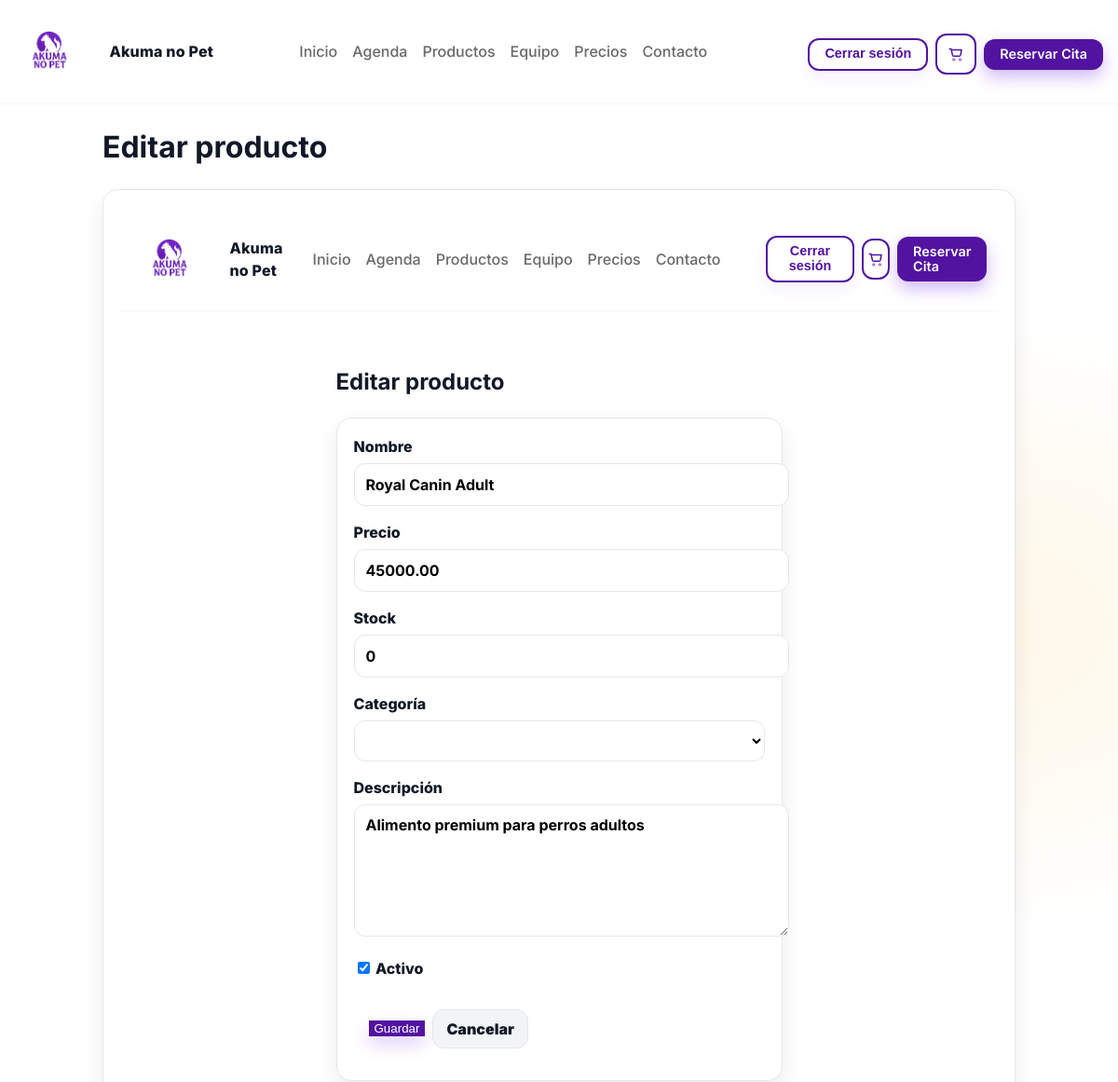
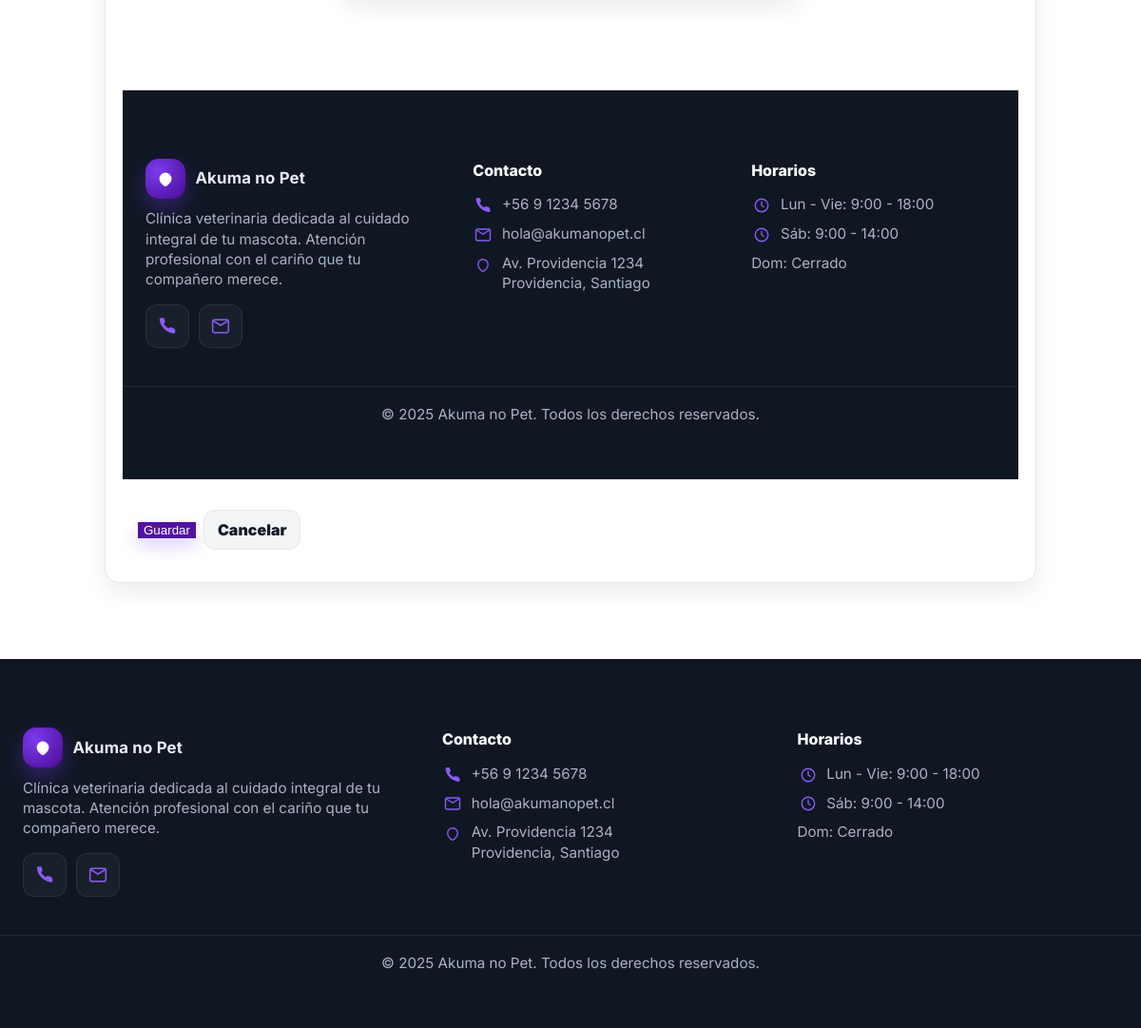
The app's page /productos/38/editar/ (signed in) with its own data (2 pictures, top to bottom).
### productos/models.py (models this page shows, shortened)
class Producto(models.Model):
    ETIQUETAS = [
        ("", "—"),          # sin etiqueta
        ("nuevo", "Nuevo"),
        ("oferta", "Oferta"),
    ]
    TIPOS_MASCOTA = [
        ("Perro", "Perro"),
        ("Gato", "Gato"),
    ]
    nombre          = models.CharField(max_length=150)
    url_amigable    = models.SlugField(unique=True, blank=True)  # antes "slug"
    descripcion     = models.TextField(blank=True)
    categoria    = models.CharField(max_length=80, blank=True, default="")            # antes "category"
    tipo_mascota    = models.CharField(max_length=20, choices=TIPOS_MASCOTA, blank=True)  # antes "pet"
    marca        = models.CharField(max_length=80, blank=True, default="")
    precio          = models.DecimalField(max_digits=10, decimal_places=2, default=0)
    precio_anterior = models.DecimalField(max_digits=10, decimal_places=2, null=True, blank=True)  # antes "old_price"
    valoracion      = models.DecimalField(max_digits=3, decimal_places=1, default=0)               # antes "rating"
    stock           = models.PositiveIntegerField(default=0)
    etiqueta        = models.CharField(max_length=20, choices=ETIQUETAS, default="", blank=True)    # antes "badge"
    imagen          = models.ImageField(upload_to="productos", blank=True, null=True)
    activo          = models.BooleanField(default=True)
    creado          = models.DateTimeField(auto_now_add=True)

### productos/views.py (the view)
# urls.py: path("<int:pk>/editar/", views.editar, name="editar"),     # solo staff
@staff_required
def editar(request, pk):
    prod = get_object_or_404(Producto, pk=pk)
    if request.method == "POST":
        form = ProductoForm(request.POST, request.FILES, instance=prod)
        if form.is_valid():
            form.save()
            messages.success(request, "Producto actualizado.")
            return redirect("productos:lista")
    else:
        form = ProductoForm(instance=prod)
    return render(request, "productos/form_page.html", {"form": form, "titulo": "Editar producto"})

### productos/forms.py
class ProductoForm(forms.ModelForm):
    class Meta:
        model = Producto
        fields = [
            "nombre",
            "marca",
            "tipo_mascota",
            "categoria",
            "precio",
            "precio_anterior",  # si existe en tu modelo
            "stock",
            "descripcion",
            "imagen",           # si es ImageField y es obligatorio
            "activo",
        ]
        widgets = {
            "nombre": forms.TextInput(attrs={"class": "input"}),
            "marca": forms.TextInput(attrs={"class": "input"}),                # o Select si corresponde
            "tipo_mascota": forms.Select(attrs={"class": "input"}),           # Perro/Gato, etc.
            "categoria": forms.Select(attrs={"class": "input"}),
            "precio": forms.NumberInput(attrs={"step": "0.01", "class": "input"}),
            "precio_anterior": forms.NumberInput(attrs={"step": "0.01", "class": "input"}),
            "stock": forms.NumberInput(attrs={"min": 0, "class": "input"}),
            "descripcion": forms.Textarea(attrs={"rows": 3, "class": "input"}),
            "activo": forms.CheckboxInput(attrs={"class": "checkbox"}),
        }

### carrito/context_processors.py (called while the page is built, shortened)
def cart_context(request):
    cart = request.session.get("cart", {}) or {}
    count = 0
    total = 0
    return {
        "cart_count": count,
        "cart_total": total,
    }

### Fase 2/Evidencias Proyecto/AKUMANOPET/productos/templates/productos/form_page.html (shortened to what this page needs)
{% extends "main/base.html" %}
{% load static %}
{% block contenido %}
<main class="page">
  <h1>{{ titulo }}</h1>
  <section class="card form-card">
    <form method="post" class="form-grid" novalidate>
      {% include "productos/_form_fields.html" %}
      <div class="actions col-2">
        <button class="btn-primary" type="submit">Guardar</button>
        <a class="btn-ghost" href="{% url 'productos:lista' %}">Cancelar</a>
      </div>
    </form>
  </section>
</main>
{% endblock %}

### Fase 2/Evidencias Proyecto/AKUMANOPET/productos/templates/productos/_form_fields.html (shortened to what this page needs)
{% extends "main/base.html" %}
{% load static %}
{% block contenido %}
<link rel="stylesheet" href="{% static 'productos/css/styles.css' %}">
<main class="page">
  <h1>{{ titulo }}</h1>
  <section class="card form-card">
    <form method="post" enctype="multipart/form-data" class="form-grid" novalidate>
      <div class="field">
        <label for="{{ form.nombre.id_for_label }}">Nombre</label>
        {{ form.nombre }}{% if form.nombre.errors %}<small class="err">{{ form.nombre.errors.0 }}</small>{% endif %}
      </div>
      <div class="field">
        <label for="{{ form.precio.id_for_label }}">Precio</label>
        {{ form.precio }}{% if form.precio.errors %}<small class="err">{{ form.precio.errors.0 }}</small>{% endif %}
      </div>
      <div class="field">
        <label for="{{ form.stock.id_for_label }}">Stock</label>
        {{ form.stock }}{% if form.stock.errors %}<small class="err">{{ form.stock.errors.0 }}</small>{% endif %}
      </div>
      <div class="field">
        <label for="{{ form.categoria.id_for_label }}">Categoría</label>
        {{ form.categoria }}{% if form.categoria.errors %}<small class="err">{{ form.categoria.errors.0 }}</small>{% endif %}
      </div>
      <div class="field col-2">
        <label for="{{ form.descripcion.id_for_label }}">Descripción</label>
        {{ form.descripcion }}{% if form.descripcion.errors %}<small class="err">{{ form.descripcion.errors.0 }}</small>{% endif %}
      </div>
      <div class="field">
        <label class="chk">{{ form.activo }} <span>Activo</span></label>
      </div>
      <div class="actions col-2">
        <button class="btn-primary" type="submit">Guardar</button>
        <a class="btn-ghost" href="{% url 'productos:lista' %}">Cancelar</a>
      </div>
    </form>
  </section>
</main>
{% endblock %}

### static/css/styles.css (style rules this page uses)
a { color: inherit; text-decoration: none; }
.actions { display: flex; align-items: center; gap: .75rem; padding: 1rem; }
.btn-primary { background: #6d28d9; color: #fff; border: 0; }
.btn-ghost { background: #f3f4f6; color: #111; border: 0; }

### productos/static/productos/css/styles.css (style rules this page uses)
.actions { display: flex; gap: 8px; margin-top: auto; }
.btn-primary { background: #5213a1; color: #fff; box-shadow: 0 8px 18px rgba(124, 58, 237, .25); border-color: transparent; }
.page { max-width: 980px; margin: 22px auto 80px; padding: 0 16px; color: #111827; }
.form-card { background: #fff; border: 1px solid #e5e7eb; border-radius: 16px; box-shadow: 0 10px 24px rgba(17, 24, 39, .08); padding: 18px; display: flex; flex-direction: column; gap: 16px; }
.field { margin-bottom: 1rem; }
.field label { display: block; font-weight: 800; margin: 0 0 6px; }
.form-card input[type="text"], .form-card input[type="number"], .form-card input[type="file"], .form-card select, .form-card textarea { width: 100%; height: 44px; background: #fff; border: 1px solid #e5e7eb; border-radius: 12px; padding: 0 12px; font-weight: 700; outline: none; transition: border-color .15s, box-shadow .15s; font-family: inherit; font-size: 1rem; }
.form-card textarea { min-height: 120px; resize: vertical; padding: 10px 12px; line-height: 1.45; }
.btn-ghost { background: #f3f4f6; color: #111827; border: 1px solid #e5e7eb; height: 40px; border-radius: 12px; padding: 0 14px; font-weight: 900; display: inline-flex; align-items: center; justify-content: center; cursor: pointer; text-decoration: none; }

### records on screen
Producto: nombre "Royal Canin Adult", precio "45000.00", stock "0", descripcion "Alimento premium para perros adultos", activo "☑"

### other values on screen
{{ titulo }} "Editar producto"
